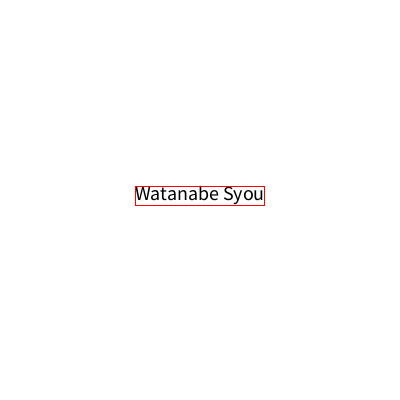
Frame 1 (no input)
Frame 60 (the mouse pressed at the canvas centre just before this capture): identical to frame 1, image omitted
Frame 120 (the mouse held since frame 60 and released just before this capture): identical to frame 1, image omitted

The Processing sketch that drew this single still picture (run headless with seeded random() and noise(); from frame 60 on, the mouse is pressed at the canvas centre):

// Processing sketch: sketch_140530_12
// ── sketch_140530_12.pde
String str = "Watanabe Syou";
void setup(){
  size(400,400);
  textSize(50);
  textAlign(CENTER);
  rectMode(CENTER);
  fill(0);
  stroke(255,0,0);
}

void draw(){
  background(255);
  if(mouseY>height/2){
    textSize(50);
  }else{
    textSize(20);
  }
  text(str,width/2,height/2);
  noFill();
  rect(width/2,height/2-textDescent(),textWidth(str),textAscent()+textDescent());
}
